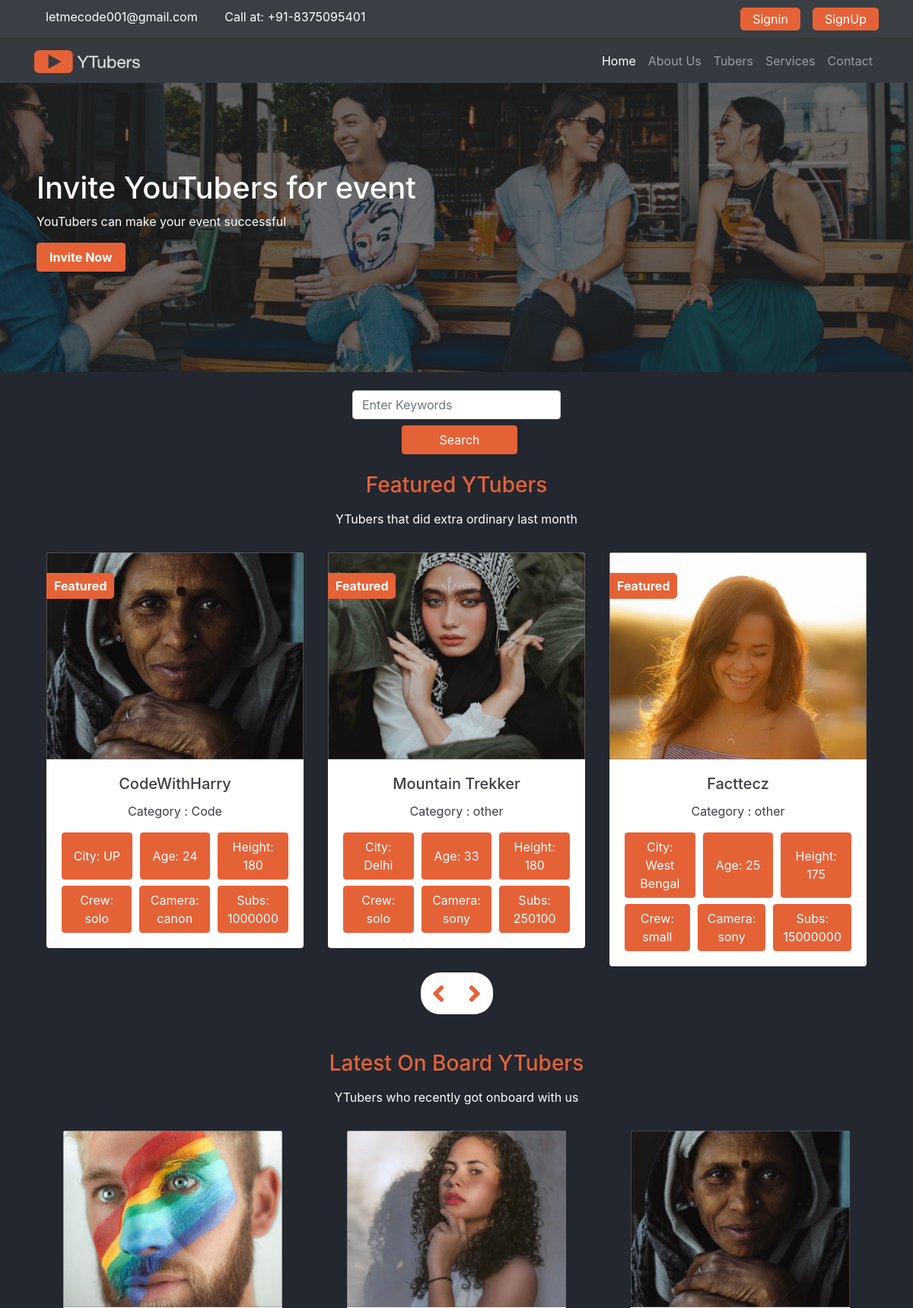
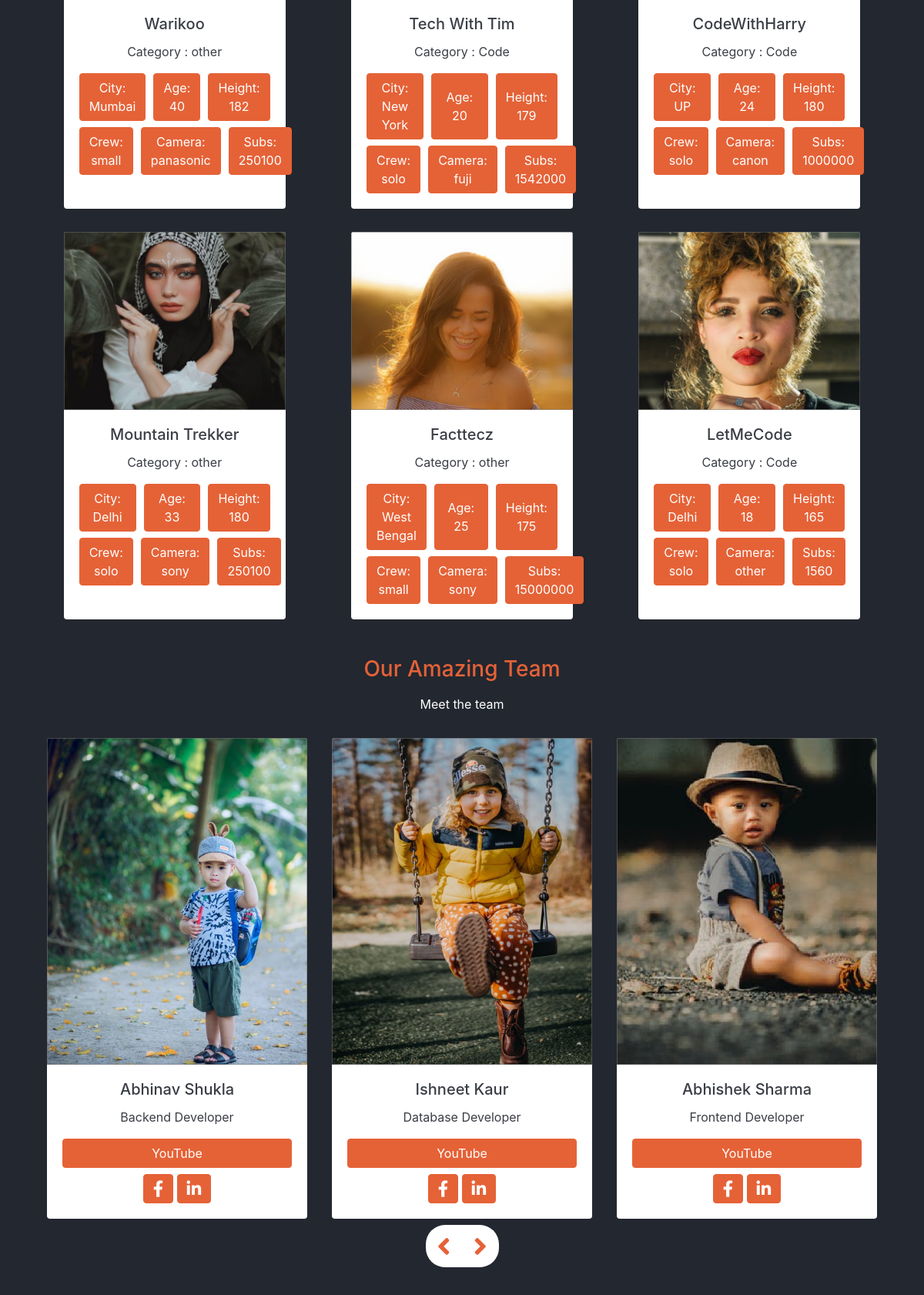
The page / (upper part) on the database its author committed (2 pictures, top to bottom).
### webpages/models.py (models this page shows, shortened)
class Slider(models.Model):
    headline = models.CharField(max_length=255)
    subtitle = models.CharField(max_length=255)
    button_text = models.CharField(max_length=255)
    photo = models.ImageField(upload_to='media/slider/%Y/')
    created_date = models.DateTimeField(auto_now_add=True)

class Team(models.Model):
    first_name = models.CharField(max_length=255)
    last_name = models.CharField(max_length=255)
    role = models.CharField(max_length=255)
    fb_link = models.CharField(max_length=255)
    insta_link = models.CharField(max_length=255)
    photo = models.ImageField(upload_to='media/slider/%Y/')
    created_date = models.DateTimeField(auto_now_add=True)

### youtubers/models.py (models this page shows)
class Youtuber(models.Model):
    crew_choices = (
        ('solo', 'solo'),
        ('small', 'small'),
        ('large', 'large'),
    )
    camera_choices = (
        ('canon', 'canon'),
        ('nikon', 'nikon'),
        ('sony', 'sony'),
        ('red', 'red'),
        ('fuji', 'fuji'),
        ('panasonic', 'panasonic'),
        ('other', 'other'),
    )
    category_choices = (
        ('Code', 'Code'),
        ('mobile_review', 'mobile_review'),
        ('vlogs', 'vlogs'),
        ('comedy', 'comedy'),
        ('gamin', 'gaming'),
        ('film_making', 'film_making'),
        ('other', 'other'),
    )
    name = models.CharField(max_length=255)
    price = models.IntegerField()
    photo = models.ImageField(upload_to='media/youtubers/%Y/%m/')
    video_url = models.CharField(max_length=255)
    description = RichTextField()
    city = models.CharField(max_length=255)
    age = models.IntegerField()
    height = models.IntegerField()
    crew = models.CharField(choices=crew_choices, max_length=255)
    camera_type = models.CharField(choices=camera_choices, max_length=255)
    subs_count = models.CharField(max_length=255)
    category = models.CharField(choices=category_choices, max_length=255)
    is_featured = models.BooleanField(default=False)
    created_date = models.DateTimeField(default=datetime.now, blank=True)

### webpages/views.py (the view)
# urls.py: 2. Add a URL to urlpatterns:  path('', views.home, name='home')
def home(request):
    sliders = Slider.objects.all()
    teams = Team.objects.all()
    featured_youtubers = Youtuber.objects.order_by(
        '-created_date').filter(is_featured=True)
    all_tubers = Youtuber.objects.order_by('-created_date')
    data = {
        'sliders': sliders,
        'teams': teams,
        'featured_youtubers': featured_youtubers,
        'all_tubers': all_tubers,
    }
    return render(request, 'webpages/home.html', data)

### templates/webpages/home.html
{% extends 'base.html' %}
{% load static %}
{% block content %}
<main class="home">
    <div class="top" data-slick='{"slidesToShow": 1, "slidesToScroll": 1}'>
        {% for slide in sliders %}
        <div class="top-banner">
            <img src="{{ slide.photo.url }}" alt="" class="img-fluid w-100">
            <div class="top-container d-flex flex-column pl-5">
                <h1>
                    {{ slide.headline }}
                </h1>
                <p>
                    {{ slide.subtitle }}
                </p>
                <div>
                    <button class="btn btn-accent pl-3 pr-3 text-capitalize font-weight-bold">
                        {{ slide.button_text }}
                    </button>
                </div>
            </div>
        </div>
        {% endfor %}
    </div>
    <section class="container d-flex justify-content-center align-items-center mt-4">
        <form method="GET" action="{% url 'search' %}"" class=" row text-center">
            <div class="col-md-auto">
                <div class="form-group mb-2">
                    <input name="keyword" class="form-control" placeholder="Enter Keywords">
                </div>
                <div class="text-center">
                    <button type="submit" class="btn btn-accent ml-2 mb-2 pl-5 pr-5">Search</button>
                </div>
            </div>
        </form>
    </section>
    <section class="container mt-3">
        <h3 class="text-center">Featured YTubers</h3>
        <p class="pt-2 pb-3 text-center">YTubers that did extra ordinary last month</p>
        <div class="team slider" data-slick='{"slidesToShow": 3, "slidesToScroll": 1}'>
            {% for fy in featured_youtubers %}
            <div class="card border-0 text-center ml-3 mr-3">
                <div class="feature-text">
                    <img src="{{ fy.photo.url }}" class="card-img-top" alt="team-member">
                    <span class="text-left bg-accent font-weight-bold">
                        Featured
                    </span>
                </div>
                <div class="card-body">
                    <h5 class="card-title">{{ fy.name }}</h5>
                    <p class="card-text">Category : {{ fy.category }}</p>
                    <div class="person-description mt-2">
                        <button class="btn btn-accent">City: {{ fy.city }} </button>
                        <button class="btn btn-accent">Age: {{ fy.age }} </button>
                        <button class="btn btn-accent">Height: {{ fy.height }} </button>
                    </div>
                    <div class="person-description mt-2">
                        <button class="btn btn-accent">Crew: {{ fy.crew }} </button>
                        <button class="btn btn-accent">Camera: {{ fy.camera_type }} </button>
                        <button class="btn btn-accent">Subs: {{ fy.subs_count }} </button>
                    </div>
                </div>
            </div>
            {% endfor %}
        </div>
        <div class="controls d-flex justify-content-center mt-2 mb-2">
            <div class="d-flex">
                <i class="fa fa-angle-left youtuber-left"></i>
                <i class="fa fa-angle-right youtuber-right"></i>
            </div>
        </div>
    </section>
    <section class="container mt-5 mb-5">
        <h3 class="text-center">Latest On Board YTubers</h3>
        <p class="pt-2 pb-3 text-center">YTubers who recently got onboard with us</p>
        <div class="tubers grid">
            {% for at in all_tubers %}
            <div class="card border-0 text-center">
                <div>
                    <img src="{{ at.photo.url }}" class="card-img-top" alt="team-member">
                </div>
                <div class="card-body">
                    <h5 class="card-title">{{ at.name }}</h5>
                    <p class="card-text">Category : {{ at.category }}</p>
                    <div class="person-description mt-2">
                        <button class="btn btn-accent">City: {{ at.city }} </button>
                        <button class="btn btn-accent">Age: {{ at.age }} </button>
                        <button class="btn btn-accent">Height: {{ at.height }} </button>
                    </div>
                    <div class="person-description mt-2">
                        <button class="btn btn-accent">Crew: {{ at.crew }} </button>
                        <button class="btn btn-accent">Camera: {{ at.camera_type }} </button>
                        <button class="btn btn-accent">Subs: {{ at.subs_count }} </button>
                    </div>
                </div>
            </div>
            {% endfor %}
        </div>
    </section>
    <section class="container mt-3">
        <h3 class="text-center">Our Amazing Team</h3>
        <p class="pt-2 pb-3 text-center">Meet the team</p>
        <div class="team slider" data-slick='{"slidesToShow": 3, "slidesToScroll": 1}'>
            {% for team in teams %}
            <div class="card border-0 text-center  ml-3 mr-3">
                <img src="{{ team.photo.url }}" class="card-img-top" alt="team-member">
                <div class="card-body">
                    <h5 class="card-title">{{ team.first_name }} {{ team.last_name }}</h5>
                    <p class="card-text">{{ team.role }}</p>
                    <a href="{{ team.insta_link }}" class="btn btn-accent btn-block">YouTube</a>
                    <div class="text-center mt-2">
                        <button class="btn btn-accent"> <i class="fab fa-facebook-f fa-lg	"></i> </button>
                        <button class="btn btn-accent"> <i class="fab fa-linkedin-in fa-lg	"></i> </button>
                    </div>
                </div>
            </div>
            {% endfor %}
        </div>
        <div class="controls d-flex justify-content-center mt-2 mb-2">
            <div class="d-flex">
                <i class="fa fa-angle-left team-left"></i>
                <i class="fa fa-angle-right team-right"></i>
            </div>
        </div>
    </section>
</main>
{% endblock %}

### templates/base.html (shortened to what this page needs)
{% load static %}
<!DOCTYPE html>
<html lang="en">
<head>
    <link rel="stylesheet" href="https://cdnjs.cloudflare.com/ajax/libs/font-awesome/5.15.1/css/all.min.css"
 />
    <link rel="stylesheet" href="https://cdnjs.cloudflare.com/ajax/libs/animate.css/4.1.1/animate.min.css" />
    <link rel="stylesheet" type="text/css" href="//cdn.jsdelivr.net/npm/slick-carousel@1.8.1/slick/slick.css" />
    <link rel="stylesheet" type="text/css" href="//cdn.jsdelivr.net/npm/slick-carousel@1.8.1/slick/slick-theme.css" />
    <link rel="stylesheet" href="https://cdn.jsdelivr.net/npm/bootstrap@4.5.3/dist/css/bootstrap.min.css"
>
    <link rel="stylesheet" href="{% static './css/base.css' %}">
    <link rel="stylesheet" href="{% static './css/utils.css' %}">
    <link rel="stylesheet" href="{% static './css/style.css' %}">
    <link rel="stylesheet" href="{% static './css/mediaquery.css' %}">
</head>
<body>
    {% include 'includes/header.html' %}
    {% include 'includes/navbar.html' %}
    {% block content %}
    {% endblock %}
</body>
</html>

### templates/includes/header.html
<header class="header ">
    <div class="container">
        <div class="row ">
            <div class="col-md-6 header-info">
                <a href="mailto:letmecode001@gmail.com" class="mr-3">letmecode001@gmail.com</a>
                <span>Call at: +91-8375095401 </span>
            </div>
            <div class="header-buttons col-md-6 d-flex justify-content-end">
                {% if user.is_authenticated %}
                <a class="btn btn-accent mr-3" href="{% url 'dashboard' %}">Dashboard</a>
                <a class="btn btn-accent " href="{% url 'logout_user' %}">Logout</a>
                {% else %}
                <a class="btn btn-accent mr-3" href="{% url 'login' %}">Signin</a>
                <a class="btn btn-accent " href="{% url 'register' %}">SignUp</a>
                {% endif %}
            </div>
        </div>
    </div>
</header>

### templates/includes/navbar.html (shortened to what this page needs)
{% load static %}
<nav class="navbar navbar-expand-lg navbar-dark bg-dark">
    <div class="container">
        <a class="navbar-brand" href="{% url 'home' %}">
            <img src="{% static './assets/images/logo.png' %}" alt="" width="140" height="30" alt="" loading="lazy">
        </a>
        <div class="collapse navbar-collapse" id="navbarNav">
            <ul class="navbar-nav ml-auto">
                <li class="nav-item active">
                    <a class="nav-link" href="{% url 'home' %}">Home</a>
                </li>
                <li class="nav-item">
                    <a class="nav-link" href="{% url 'about' %}">About Us</a>
                </li>
                <li class="nav-item">
                    <a class="nav-link" href="{% url 'youtubers' %}">Tubers</a>
                </li>
                <li class="nav-item">
                    <a class="nav-link" href="{% url 'services' %}">Services</a>
                </li>
                <li class="nav-item">
                    <a class="nav-link" href="{% url 'contact' %}">Contact</a>
                </li>
            </ul>
        </div>
    </div>
</nav>

### tubers/static/css/base.css (style rules this page uses)
:root { --primary: #232730; --secondary: #3a3e45; --white: #888787; --accent: #e56237; }
body { background-color: var(--primary); color: #fff; }
a { color: #fff; }
h2, h3 { color: var(--accent); }
.btn-accent { background-color: var(--accent); color: #fff; border-color: var(--accent); outline: none; }
.card { color: var(--secondary); width: 18rem; }
main { overflow: hidden; }

### tubers/static/css/utils.css (style rules this page uses)
.bg-accent { color: #ffffff; background-color: var(--accent); }
.grid { display: grid; grid-template-columns: 1fr 1fr 1fr; row-gap: 30px; column-gap: 10px; }
.feature-text { position: relative; }
.feature-text span { position: absolute; top: 10%; left: 0; padding: 5px 10px; border-top-right-radius: 5px; border-bottom-right-radius: 5px; }
.person-description { display: grid; grid-template-columns: 1fr 1fr 1fr; column-gap: 10px; }

### tubers/static/css/style.css (style rules this page uses)
.header { background-color: var(--secondary); padding: 10px 0; color: #fff; border-bottom: 1px solid #333; }
.header a { padding: 2px 15px; border-radius: 5px; }
.controls i { background-color: #fff; padding: 10px 15px; font-size: 35px; color: var(--accent); }
.controls i:first-child { border-top-left-radius: 25px; border-bottom-left-radius: 25px; }
.controls i:last-child { border-top-right-radius: 25px; border-bottom-right-radius: 25px; }
.home .tubers { justify-items: center; }
.top-banner { position: relative; }
.top-banner img { height: 380px; width: 100%; }
.home .top-banner .top-container { position: absolute; top: 30%; left: 0; }

### rows shown on the page
Slider: photo (picture), headline "Invite YouTubers for event", subtitle "YouTubers can make your event successful", button_text "Invite Now"
Youtuber: photo (picture), name "CodeWithHarry", category "Code", city "UP", age "24", height "180", crew "solo", camera_type "canon", subs_count "1000000"
Youtuber: photo (picture), name "Mountain Trekker", category "other", city "Delhi", age "33", height "180", crew "solo", camera_type "sony", subs_count "250100"
Youtuber: photo (picture), name "Facttecz", category "other", city "West Bengal", age "25", height "175", crew "small", camera_type "sony", subs_count "15000000"
Youtuber: photo (picture), name "Warikoo", category "other", city "Mumbai", age "40", height "182", crew "small", camera_type "panasonic", subs_count "250100"
Youtuber: photo (picture), name "Tech With Tim", category "Code", city "New York", age "20", height "179", crew "solo", camera_type "fuji", subs_count "1542000"
Youtuber: photo (picture), name "LetMeCode", category "Code", city "Delhi", age "18", height "165", crew "solo", camera_type "other", subs_count "1560"
Team: photo (picture), first_name "Abhinav", last_name "Shukla", role "Backend Developer"
Team: photo (picture), first_name "Ishneet", last_name "Kaur", role "Database Developer"
Team: photo (picture), first_name "Abhishek", last_name "Sharma", role "Frontend Developer"
